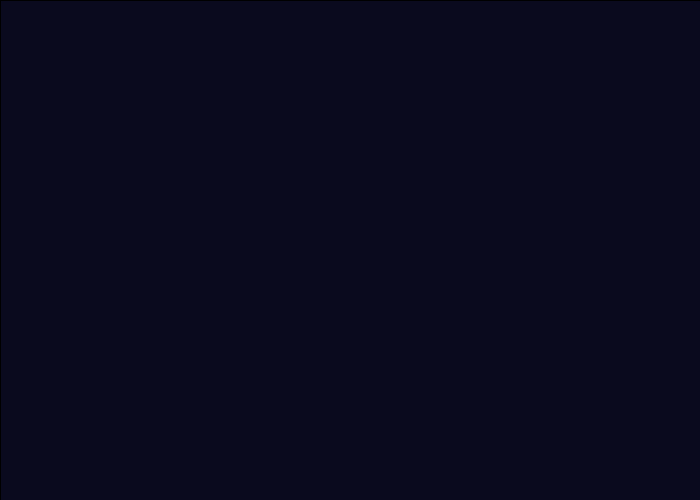
Frame 1 (no input)
Frame 60 (the mouse pressed at the canvas centre just before this capture): identical to frame 1, image omitted
Frame 120 (the mouse held since frame 60 and released just before this capture): identical to frame 1, image omitted

The Processing sketch that drew this single still picture (run headless with seeded random() and noise(); from frame 60 on, the mouse is pressed at the canvas centre):

// Processing sketch: sketch_DD
// ── sketch_DD.pde
// Particle System (all hand-typed)
ArrayList<Particle> particles;
int maxParticles = 200;

void setup() {
  size(700, 500);
  particles = new ArrayList<Particle>();
  background(10, 10, 30);
}

void draw() {
  fill(10, 10, 30, 25);
  rect(0, 0, width, height);
  for (int i = particles.size() - 1; i >= 0; i--) {
    Particle p = particles.get(i);
    p.update();
    p.display();
    if (p.isDead()) particles.remove(i);
  }
}

void mouseMoved() {
  if (particles.size() < maxParticles) {
    particles.add(new Particle(mouseX, mouseY));
  }
}

class Particle {
  float x, y, vx, vy, life;
  color c;
  Particle(float x, float y) {
    this.x = x;
    this.y = y;
    vx = random(-2, 2);
    vy = random(-3, 0);
    life = 255;
    c = color(random(200, 255), random(100, 200), 50);
  }
  void update() { x += vx; y += vy; vy += 0.05; life -= 4; }
  void display() {
    fill(c, life);
    noStroke();
    ellipse(x, y, 6, 6);
  }
  boolean isDead() { return life <= 0; }
}
